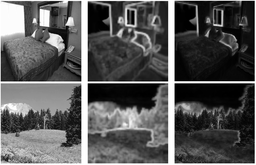
#> input picture features.png, 256 x 165 px, shrunk from 966 x 624 before the run; its folder holds only this picture in this run
$ python -i vsr_generator.py   (imports and definitions only)
#> lines starting #> are read from the running program, lines starting #| are printed output that depends on the picture; after the words box and inside, x2 and y2 are one past the last pixel; in counts of white or black regions, pixels touching at a corner belong together
#> further down, picture is the input picture: shape (165, 256, 3); min 0, max 255, mean 88.2
# This script creates the salency maps (visually sensitive regions)

import os
import cv2
import numpy as np
from pathlib import Path
from skimage import color
from scipy.spatial.distance import cdist  # For fast distance calculation
from scipy.interpolate import griddata


def compute_optimized_saliency(img, num_scales=2, patch_size=7, M=20, c=3.0):
    """
    Compute visual saliency map for an image using patch-based approach.

    This function implements a patch-based saliency detection algorithm that:
    1. Converts image to LAB color space (perceptually uniform)
    2. Extracts patches from the image
    3. Computes patch-to-patch distances based on color and position
    4. Determines saliency values based on distance metrics

    Args:
        img: Input image (BGR format from OpenCV)
        num_scales: Number of scales to use in multi-scale approach
        patch_size: Size of square patches to extract
        M: Number of most similar patches to consider
        c: Position influence factor

    Returns:
        saliency_map: Normalized saliency map (values 0-1)
    """
#> called with num_scales = 2, patch_size = 7, M = 20, c = 3
    # Original dimensions
    height, width = img.shape[:2]
#> height = 165; width = 256

    # Convert to LAB color space (perceptually uniform)
    lab_img = cv2.cvtColor(img, cv2.COLOR_BGR2LAB)
#> lab_img: shape (165, 256, 3); mean of channels 0, 1, 2 91.4, 128, 128

    # Downsample for faster processing (optional)
    downsample_factor = 1
    lab_img = cv2.resize(lab_img, (int(width * downsample_factor), int(height * downsample_factor)))
    height, width = lab_img.shape[:2]

    # Initialize multi-scale saliency map
    saliency_map = np.zeros((height, width), dtype=np.float32)

    # Extract patches with stride for efficiency
    stride = max(1, patch_size // 2)  # Stride to reduce patch count
    patches = []
    positions = []

    # Loop through image to extract patches
    for y in range(0, height, stride):
        for x in range(0, width, stride):
            if y + patch_size <= height and x + patch_size <= width:
                # Extract patch and flatten to vector
                patch = lab_img[y:y+patch_size, x:x+patch_size].flatten()
                patches.append(patch)
                positions.append((y, x))
#> after the loop, patches = 4452 items; positions = 4452 pairs, first value 0 to 156, second value 0 to 249

    # Convert lists to numpy arrays for vectorized operations
    patches = np.array(patches)
    positions = np.array(positions)

    print(f"  Computing patch distances for {len(patches)} patches...")
#> (printed output is left out)

    # Calculate color-based distances between all patches at once using cdist
    color_dists = cdist(patches, patches, 'euclidean')
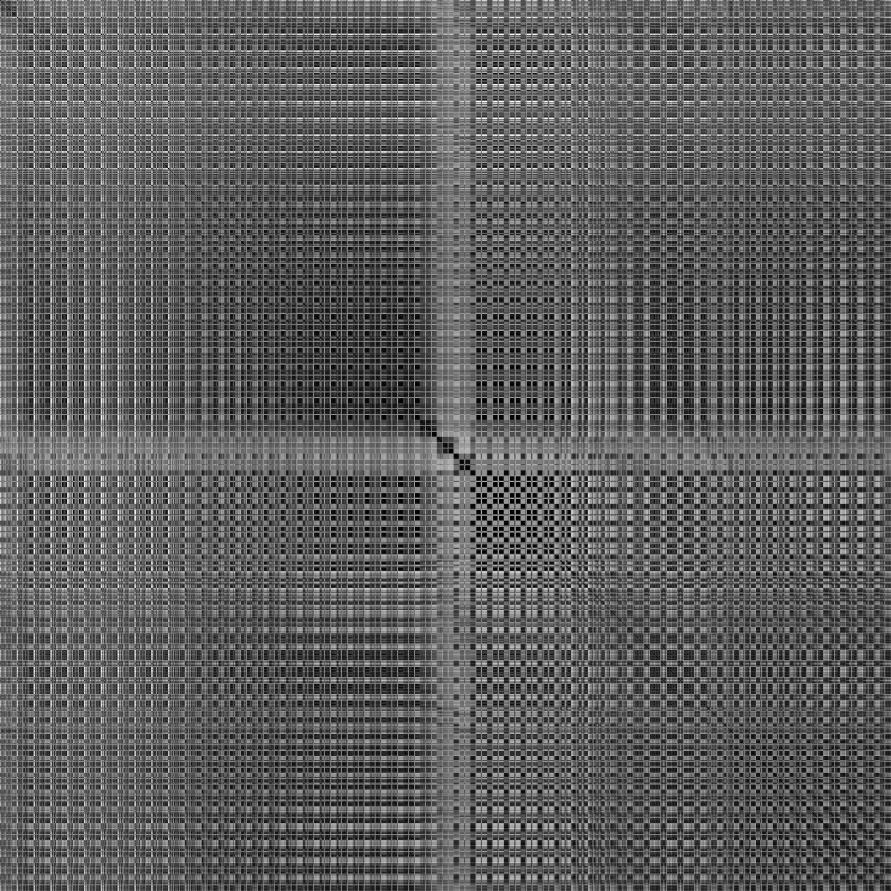
#> color_dists: shape (4452, 4452) float64 (shown at 1/5 size); min 0, max 1771.1, mean 656.1; drawn with min black and max white

    # Calculate position-based distances
    pos_dists = cdist(positions, positions, 'euclidean')
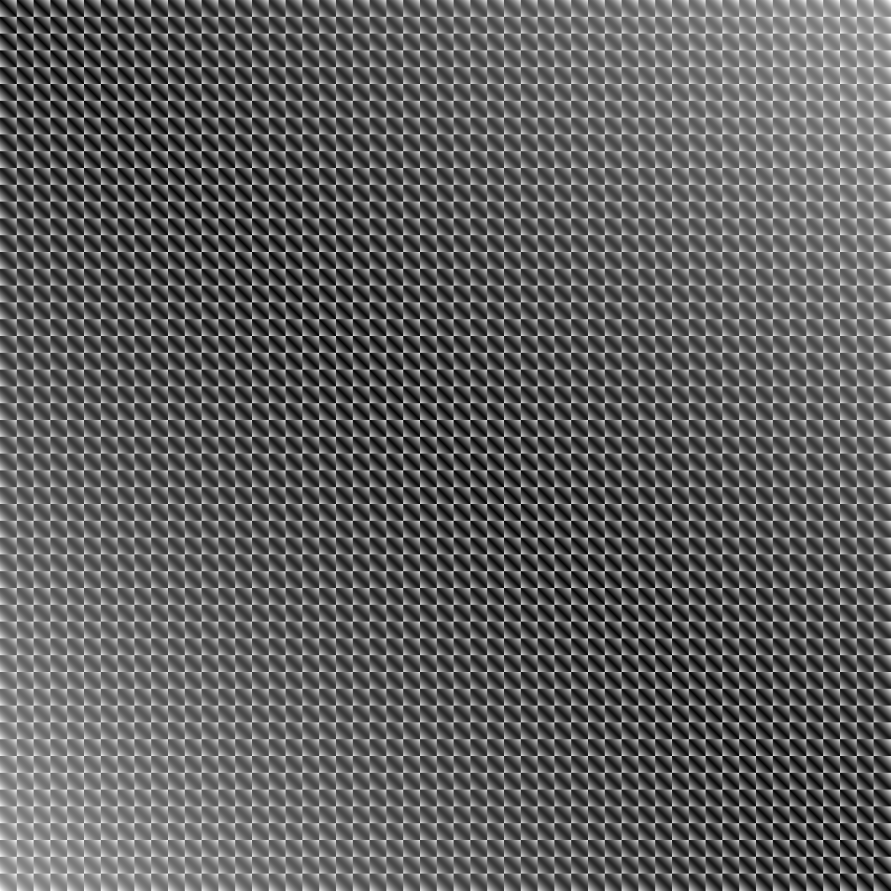
#> pos_dists: shape (4452, 4452) float64 (shown at 1/5 size); min 0, max 293.8, mean 108.6; drawn with min black and max white

    # Combine color and position distances with position influence factor c
    combined_dists = color_dists / (1.0 + c * pos_dists)
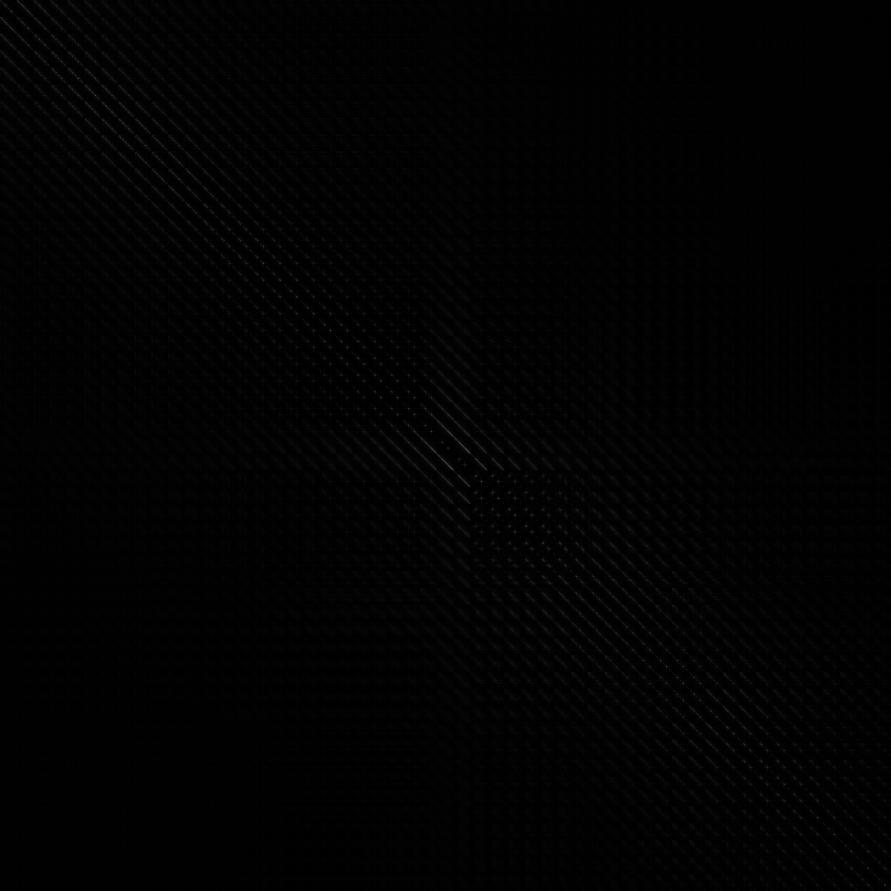
#> combined_dists: shape (4452, 4452) float64 (shown at 1/5 size); min 0, max 124.5, mean 2.8

    # Set self-distances to infinity to ignore them
    np.fill_diagonal(combined_dists, np.inf)

    print("  Computing saliency values...")

    # For each patch, find M most similar patches and compute saliency
    for i in range(len(patches)):
        # Get M most similar patches (lowest distance)
        most_similar_idx = np.argsort(combined_dists[i])[:M]
        most_similar_dists = combined_dists[i, most_similar_idx]

        # Compute saliency value (1 - similarity)
        saliency_value = 1.0 - np.exp(-1.0/M * np.sum(most_similar_dists))

        # Update saliency map at patch position
        y, x = positions[i]
        saliency_map[y:y+patch_size, x:x+patch_size] = saliency_value
#> this loop made 4452 passes
#> (saliency_value, x) on passes 1 to 3: (0.413, 0), (0.505, 3), (0.571, 6)
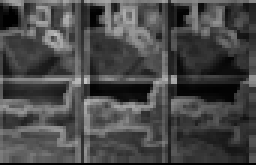
#> saliency_map: shape (165, 256) float32; min 0, max 0.765, mean 0.285

    # Interpolate any holes in saliency map
    mask = saliency_map > 0
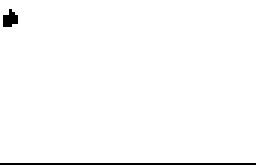
#> mask: shape (165, 256) bool; 98.3% white; 2 black regions, box (x1, y1, x2, y2) and area: (0, 163, 256, 165) 512, (3, 9, 18, 27) 189
    if not np.all(mask):
        y_coords, x_coords = np.indices(saliency_map.shape)
        points = np.column_stack((y_coords[mask].ravel(), x_coords[mask].ravel()))
#> points = 41539 pairs, first value 0 to 162, second value 0 to 255
        values = saliency_map[mask].ravel()
        grid_y, grid_x = np.mgrid[0:height, 0:width]
        saliency_map = griddata(points, values, (grid_y, grid_x), method='nearest')

    # Resize back to original size if downsampled
    if downsample_factor != 1.0:
        saliency_map = cv2.resize(saliency_map, (int(width / downsample_factor), int(height / downsample_factor)))

    # Normalize saliency map to [0, 1]
    saliency_map = cv2.normalize(saliency_map, None, 0, 1, cv2.NORM_MINMAX)
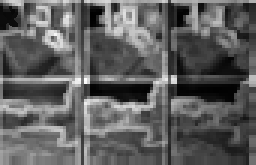
#> saliency_map: shape (165, 256) float64; min 5.56e-20, max 1, mean 0.373

    # Apply simple Gaussian smoothing to reduce noise
    saliency_map = cv2.GaussianBlur(saliency_map, (5, 5), 0)
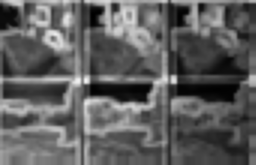
#> saliency_map: shape (165, 256) float64; min 0.0013, max 0.953, mean 0.373

    return saliency_map


# [57 lines left out: function process_images_for_saliency_optimized, not called in this run]

# [7 lines not run here, left out]

>>> import cv2
>>> picture = cv2.imread('../features.png')
>>> result = compute_optimized_saliency(picture)
